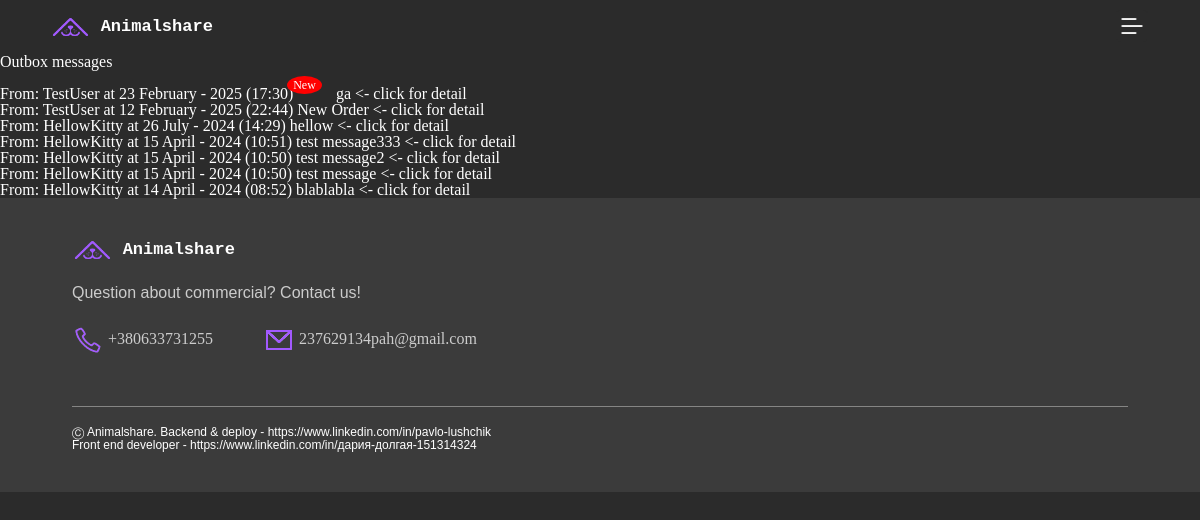
The app's page /messages/sms/inbox/ (signed in) with its own data.
### usertouser/models.py (models this page shows, shortened)
class usertouser(models.Model):
    sender = models.ForeignKey(User, on_delete=models.CASCADE, related_name='sent_messages')
    recipient = models.ForeignKey(User, on_delete=models.CASCADE, related_name='received_messages')
    subject = models.CharField(max_length=255)
    content = models.TextField()
    timestamp = models.DateTimeField(auto_now_add=True)
    is_read = models.BooleanField(default=False)

### usertouser/views.py (the view)
# urls.py: path('sms/inbox/', usertouserListView.as_view(template_name='messages/inbox.html'), name='inbox'),
class usertouserListView(LoginRequiredMixin, ListView):
    model = usertouser
    template_name = 'messages/inbox.html'
    context_object_name = 'sms'
    paginate_by = None
    def get_queryset(self):
        return usertouser.objects.filter(recipient=self.request.user).order_by('-timestamp')

### animalshare/context_processors.py (called while the page is built)
def unread_messages_count(request):
    if request.user.is_authenticated:
        count = usertouser.objects.filter(recipient=request.user, is_read=False).count()
        return {'unread_messages_count': count}
    return {}

def cart_total_quantity(request):
    total_quantity = 0
    if request.user.is_authenticated:
        user = request.user
        total_quantity = Carts.objects.filter(user=user).aggregate(total_quantity=Sum('quantity'))['total_quantity'] or 0
    else:
        session_key = request.session.session_key
        total_quantity = Carts.objects.filter(session_key=session_key).aggregate(total_quantity=Sum('quantity'))['total_quantity'] or 0
    return {'total_quantity': total_quantity}

def categories(request):
    categories = Categories.objects.all()  # Получаем все категории
    return {'categories': categories}

### blog/templates/messages/inbox.html
{% extends "base.html" %}
{% load static %}
{% block content %}
<a class="post-title" href="{% url 'usertouser:outbox' %}" title="Outbox messages"> Outbox messages </a>
<br><br>
{% for usertouser in sms %}
<a class="post-a flex">
    <div class="post-text-box">
      <object>
          <a class="post-title" href="{% url 'user-posts' usertouser.sender.username %}" title="User posts">From: {{usertouser.sender.username}} at {{usertouser.timestamp|date:"d F - Y (H:i)"}}
          {% if not usertouser.is_read %}<span class="badge">New</span>{% endif %}</a>
      </object>
      <object>
          <a class="post-title" href="{% url 'usertouser:detail' usertouser.id %}" title="Details"> {{ usertouser.subject }} <- click for detail </a>
      </object>
    </div>
</a>
{% empty %}
No messages yet.
{% endfor %}
{% endblock content %}

### blog/templates/base.html (shortened to what this page needs)
<!DOCTYPE html>
{% load static %}
{% load goods_tags %}
<html lang="en">
  <head>
    <link rel="stylesheet" href="{% static 'css/reset.css' %}" />
    <link rel="stylesheet" href="{% static 'css/style.css' %}"/>
    <link rel="stylesheet" href="{% static 'fonts/workSans/font.css'%}" />
    <link rel="stylesheet" href="{% static 'fonts/spaceMono/font.css.css'%}" />
</head>
<body>
<header class="header-mobile wrapper-header">
    <a class="logo spaceMono-btns" href="{% url 'home' %}">
        <img
        class="logo__img img-in-btn"
        src="{% static 'image/icons/logo.png' %}"
        alt="logo"
        />
        Animalshare
    </a>
    <button class="btn-menu"></button>
    </header>
{% block content %}{% endblock %}
    <footer class="footer">
      <div class="footer__inner wrapper">
        <div class="footer__before-hr">
          <div class="footer__before-hr-description">
            <a class="logo spaceMono-btns" href="{% url 'home' %}">
              <img
                class="logo__img img-in-btn"
                src="{% static 'image/icons/logo.png' %}"
                alt="logo"
              />
              Animalshare
            </a>
            <p class="workSans-base">Question about commercial? Contact us!</p>
            <address class="footer__adress">
              <a class="footer__adress-a" href="tel:+380633731255">
                <img
                  class="footer__adress-img"
                  src="{% static 'image/icons/phone--violet.png' %}"
                  alt="Phone"
                />
                +380633731255</a
              >
              <a class="footer__adress-a" href="mailto:237629134pah@gmail.com">
                <img
                  class="footer__adress-img"
                  src="{% static 'image/icons/message--violet.png'%}"
                  width="32px"
                  alt="Email"
                />
                237629134pah@gmail.com</a
              >
            </address>
          </div>
        </div>
        <p class="footer__text-after-hr workSans-caption">
          <a href="https://www.linkedin.com/in/pavlo-lushchik/">Ⓒ Animalshare. Backend & deploy - https://www.linkedin.com/in/pavlo-lushchik</a><br>
          <a href="https://www.linkedin.com/in/дария-долгая-151314324/">Front end developer - https://www.linkedin.com/in/дария-долгая-151314324</a>
        </p>
      </div>
    </footer>
</body>
</html>

### blog/static/css/style.css (style rules this page uses)
:root { --main-primary-color: #2b2b2b; --main-secondary-color: #3b3b3b; --elem-primary-color: #ffffff; --elem-secondary-color: #a259ff; --elem-tertiary-color: #cccccc; --elem-fourth-color: #858584; --elem-error-color: #870f0f; --elem-shadow-color: #3b3b3ba5; --primary-font: "Work Sans", "Trebuchet MS", Helvetica, sans-serif; --secondary-font: "Space Mono", "Lucida Console", Monaco, monospace; }
*, *::after, *::before { box-sizing: border-box; margin: 0; padding: 0; }
img, video, svg, picture { max-width: 100%; height: auto; object-fit: cover; vertical-align: middle; background-repeat: no-repeat; }
a { text-decoration: none; color: var(--elem-primary-color); text-underline-position: from-font; text-decoration-skip-ink: none; }
button { cursor: pointer; }
body { background-color: var(--main-primary-color); color: var(--elem-primary-color); text-underline-position: from-font; text-decoration-skip-ink: none; }
.spaceMono-btns { font-family: "Space Mono", "Lucida Console", Monaco, monospace; font-weight: 700; font-size: 1.063rem; line-height: 1.5rem; }
.workSans-caption { font-family: "Work Sans", "Trebuchet MS", Helvetica, sans-serif; font-weight: 400; font-size: 0.75rem; line-height: 0.813rem; }
.workSans-base { font-family: "Work Sans", "Trebuchet MS", Helvetica, sans-serif; font-size: 1rem; font-weight: 400; line-height: 1.375rem; }
.img-in-btn { max-height: 24px; }
.wrapper, .wrapper-header { margin-left: 30px; margin-right: 30px; }
@media screen and (min-width: 834px) { .wrapper { margin-left: 72px; margin-right: 72px; } }
@media screen and (min-width: 834px) { .wrapper-header { margin-left: 50px; margin-right: 50px; } }
.header-desktop, .header-mobile { display: flex; justify-content: space-between; padding: 15px 0px; }
.logo { display: flex; flex-wrap: wrap; gap: 10px; }
.btn-menu { position: fixed; z-index: 2; top: 10px; right: 32px; background-color: var(--main-primary-color); border-radius: 5px; border: 2px solid transparent; width: 32px; height: 32px; background-image: url('../image/icons/list.png'); background-size: cover; background-repeat: no-repeat; }
@media screen and (min-width: 834px) { .btn-menu { right: 52px; } }
.footer { color: var(--elem-tertiary-color); background-color: var(--main-secondary-color); }
.footer__inner { padding-top: 40px; padding-bottom: 40px; display: flex; flex-direction: column; gap: 50px; }
@media screen and (min-width: 834px) and (max-width: 1279px) { .footer__inner { gap: 70px; } }
.footer__before-hr-description { display: flex; flex-direction: column; gap: 20px; }
.footer__adress { display: flex; flex-direction: row; flex-wrap: wrap; gap: 50px; overflow-y: auto; }
.footer__adress-a { color: var(--elem-tertiary-color); }
.footer__adress-img { width: 32px; }
.footer__text-after-hr { position: relative; }
.footer__text-after-hr::before { content: ""; position: absolute; height: 1px; top: -20px; left: 0; right: 0; background-color: var(--elem-fourth-color); }
.badge { background-color: red; color: white; border-radius: 50%; padding: 2px 6px; font-size: 12px; position: relative; top: -10px; left: -10px; }

### records on screen
usertouser: sender.username "TestUser", timestamp "23 February - 2025 (17:30)", is_read "New", subject "ga"
usertouser: sender.username "TestUser", timestamp "12 February - 2025 (22:44)", subject "New Order"
usertouser: sender.username "HellowKitty", timestamp "26 July - 2024 (14:29)", subject "hellow"
usertouser: sender.username "HellowKitty", timestamp "15 April - 2024 (10:51)", subject "test message333"
usertouser: sender.username "HellowKitty", timestamp "15 April - 2024 (10:50)", subject "test message2"
usertouser: sender.username "HellowKitty", timestamp "15 April - 2024 (10:50)", subject "test message"
usertouser: sender.username "HellowKitty", timestamp "14 April - 2024 (08:52)", subject "blablabla"
